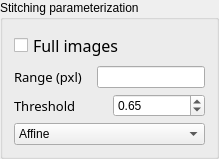
         <widget class="QGroupBox" name="groupBox_3">
          <property name="title">
           <string>Stitching parameterization</string>
          </property>
          <layout class="QVBoxLayout" name="verticalLayout_12">
           <item>
            <widget class="QCheckBox" name="full_range">
             <property name="sizePolicy">
              <sizepolicy hsizetype="Preferred" vsizetype="Fixed">
               <horstretch>0</horstretch>
               <verstretch>0</verstretch>
              </sizepolicy>
             </property>
             <property name="minimumSize">
              <size>
               <width>0</width>
               <height>0</height>
              </size>
             </property>
             <property name="font">
              <font>
               <family>Noto Sans Cond</family>
               <pointsize>12</pointsize>
               <weight>50</weight>
               <italic>false</italic>
               <bold>false</bold>
              </font>
             </property>
             <property name="toolTip">
              <string>&lt;html&gt;&lt;head/&gt;&lt;body&gt;&lt;p&gt;&lt;span style=&quot; font-size:11pt;&quot;&gt;Check the box if the range of search is the entire image.&lt;/span&gt;&lt;/p&gt;&lt;/body&gt;&lt;/html&gt;</string>
             </property>
             <property name="styleSheet">
              <string notr="true"/>
             </property>
             <property name="text">
              <string>Full images</string>
             </property>
            </widget>
           </item>
           <item>
            <layout class="QHBoxLayout" name="horizontalLayout">
             <item>
              <widget class="QLabel" name="Search_label">
               <property name="sizePolicy">
                <sizepolicy hsizetype="Fixed" vsizetype="Preferred">
                 <horstretch>0</horstretch>
                 <verstretch>0</verstretch>
                </sizepolicy>
               </property>
               <property name="minimumSize">
                <size>
                 <width>77</width>
                 <height>0</height>
                </size>
               </property>
               <property name="maximumSize">
                <size>
                 <width>117</width>
                 <height>16777215</height>
                </size>
               </property>
               <property name="font">
                <font>
                 <family>Noto Sans Cond</family>
                 <pointsize>10</pointsize>
                 <weight>50</weight>
                 <italic>false</italic>
                 <bold>false</bold>
                </font>
               </property>
               <property name="styleSheet">
                <string notr="true">font: 10pt &quot;Noto Sans Cond&quot;;</string>
               </property>
               <property name="text">
                <string>Range (pxl)</string>
               </property>
               <property name="alignment">
                <set>Qt::AlignLeading|Qt::AlignLeft|Qt::AlignVCenter</set>
               </property>
              </widget>
             </item>
             <item>
              <widget class="QLineEdit" name="Range_Edit">
               <property name="sizePolicy">
                <sizepolicy hsizetype="Preferred" vsizetype="Fixed">
                 <horstretch>0</horstretch>
                 <verstretch>0</verstretch>
                </sizepolicy>
               </property>
               <property name="maximumSize">
                <size>
                 <width>16777215</width>
                 <height>16777215</height>
                </size>
               </property>
               <property name="toolTip">
                <string>&lt;html&gt;&lt;head/&gt;&lt;body&gt;&lt;p&gt;&lt;span style=&quot; font-size:11pt;&quot;&gt;Give the length (pxl) of search in each image.&lt;/span&gt;&lt;/p&gt;&lt;/body&gt;&lt;/html&gt;</string>
               </property>
              </widget>
             </item>
            </layout>
           </item>
           <item>
            <layout class="QHBoxLayout" name="horizontalLayout_5">
             <item>
              <widget class="QLabel" name="Threshold_label">
               <property name="sizePolicy">
                <sizepolicy hsizetype="Fixed" vsizetype="Preferred">
                 <horstretch>0</horstretch>
                 <verstretch>0</verstretch>
                </sizepolicy>
               </property>
               <property name="minimumSize">
                <size>
                 <width>77</width>
                 <height>0</height>
                </size>
               </property>
               <property name="maximumSize">
                <size>
                 <width>117</width>
                 <height>16777215</height>
                </size>
               </property>
               <property name="font">
                <font>
                 <family>Noto Sans Cond</family>
                 <pointsize>10</pointsize>
                 <weight>50</weight>
                 <italic>false</italic>
                 <bold>false</bold>
                </font>
               </property>
               <property name="styleSheet">
                <string notr="true">font: 10pt &quot;Noto Sans Cond&quot;;</string>
               </property>
               <property name="text">
                <string>Threshold</string>
               </property>
               <property name="alignment">
                <set>Qt::AlignLeading|Qt::AlignLeft|Qt::AlignVCenter</set>
               </property>
              </widget>
             </item>
             <item>
              <widget class="QDoubleSpinBox" name="Tresh_spinBox">
               <property name="sizePolicy">
                <sizepolicy hsizetype="Preferred" vsizetype="Preferred">
                 <horstretch>0</horstretch>
                 <verstretch>0</verstretch>
                </sizepolicy>
               </property>
               <property name="minimumSize">
                <size>
                 <width>77</width>
                 <height>0</height>
                </size>
               </property>
               <property name="maximumSize">
                <size>
                 <width>16777215</width>
                 <height>16777215</height>
                </size>
               </property>
               <property name="toolTip">
                <string>&lt;html&gt;&lt;head/&gt;&lt;body&gt;&lt;p&gt;&lt;span style=&quot; font-size:11pt;&quot;&gt;Threshold for best matching selection.&lt;/span&gt;&lt;/p&gt;&lt;/body&gt;&lt;/html&gt;</string>
               </property>
               <property name="decimals">
                <number>2</number>
               </property>
               <property name="maximum">
                <double>1.000000000000000</double>
               </property>
               <property name="singleStep">
                <double>0.050000000000000</double>
               </property>
               <property name="value">
                <double>0.650000000000000</double>
               </property>
              </widget>
             </item>
            </layout>
           </item>
           <item>
            <widget class="QComboBox" name="Transfo_box">
             <property name="toolTip">
              <string>&lt;html&gt;&lt;head/&gt;&lt;body&gt;&lt;p&gt;&lt;span style=&quot; font-size:11pt;&quot;&gt;Transformation matrix that must be used to perform the stitching&lt;/span&gt;&lt;/p&gt;&lt;/body&gt;&lt;/html&gt;</string>
             </property>
             <property name="currentIndex">
              <number>1</number>
             </property>
             <item>
              <property name="text">
               <string>Translation</string>
              </property>
             </item>
             <item>
              <property name="text">
               <string>Affine</string>
              </property>
             </item>
             <item>
              <property name="text">
               <string>Homography</string>
              </property>
             </item>
            </widget>
           </item>
          </layout>
         </widget>
